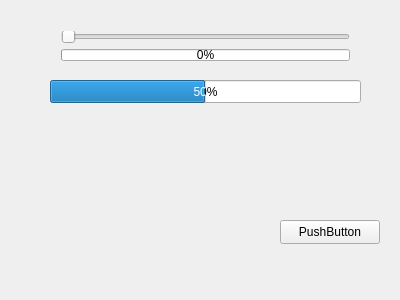
<?xml version="1.0" encoding="UTF-8"?>
<ui version="4.0">
 <class>MainWindow</class>
 <widget class="QMainWindow" name="MainWindow">
  <property name="geometry">
   <rect>
    <x>0</x>
    <y>0</y>
    <width>400</width>
    <height>300</height>
   </rect>
  </property>
  <property name="windowTitle">
   <string>MainWindow</string>
  </property>
  <widget class="QWidget" name="centralWidget">
   <widget class="QPushButton" name="pushButton">
    <property name="geometry">
     <rect>
      <x>280</x>
      <y>220</y>
      <width>100</width>
      <height>24</height>
     </rect>
    </property>
    <property name="text">
     <string>PushButton</string>
    </property>
   </widget>
   <widget class="QProgressBar" name="progressBar_2">
    <property name="geometry">
     <rect>
      <x>50</x>
      <y>80</y>
      <width>311</width>
      <height>23</height>
     </rect>
    </property>
    <property name="minimum">
     <number>0</number>
    </property>
    <property name="maximum">
     <number>100</number>
    </property>
    <property name="value">
     <number>50</number>
    </property>
   </widget>
   <widget class="QWidget" name="">
    <property name="geometry">
     <rect>
      <x>50</x>
      <y>20</y>
      <width>311</width>
      <height>52</height>
     </rect>
    </property>
    <layout class="QVBoxLayout" name="verticalLayout">
     <item>
      <widget class="QSlider" name="horizontalSlider">
       <property name="orientation">
        <enum>Qt::Horizontal</enum>
       </property>
      </widget>
     </item>
     <item>
      <widget class="QProgressBar" name="progressBar">
       <property name="value">
        <number>0</number>
       </property>
      </widget>
     </item>
    </layout>
   </widget>
  </widget>
  <widget class="QMenuBar" name="menuBar">
   <property name="geometry">
    <rect>
     <x>0</x>
     <y>0</y>
     <width>400</width>
     <height>21</height>
    </rect>
   </property>
  </widget>
 </widget>
 <layoutdefault spacing="6" margin="11"/>
 <resources/>
 <connections>
  <connection>
   <sender>pushButton</sender>
   <signal>clicked()</signal>
   <receiver>MainWindow</receiver>
   <slot>close()</slot>
   <hints>
    <hint type="sourcelabel">
     <x>310</x>
     <y>252</y>
    </hint>
    <hint type="destinationlabel">
     <x>249</x>
     <y>270</y>
    </hint>
   </hints>
  </connection>
 </connections>
</ui>
